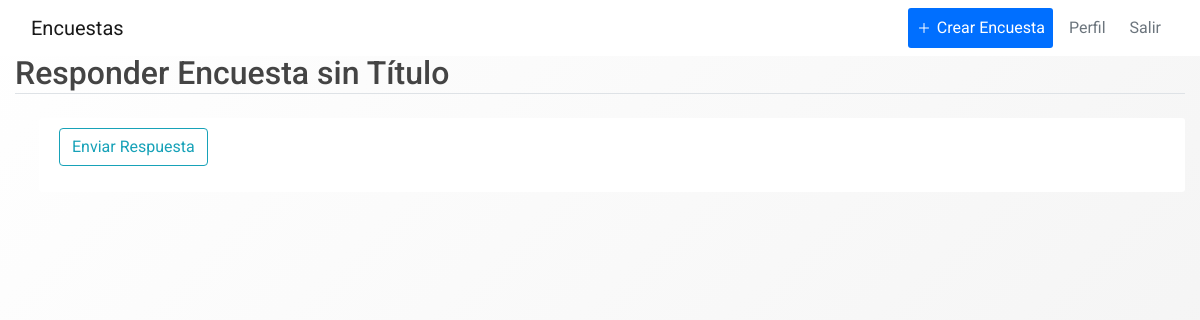
Before: /responder_encuesta/2 (signed in) with the older database file.
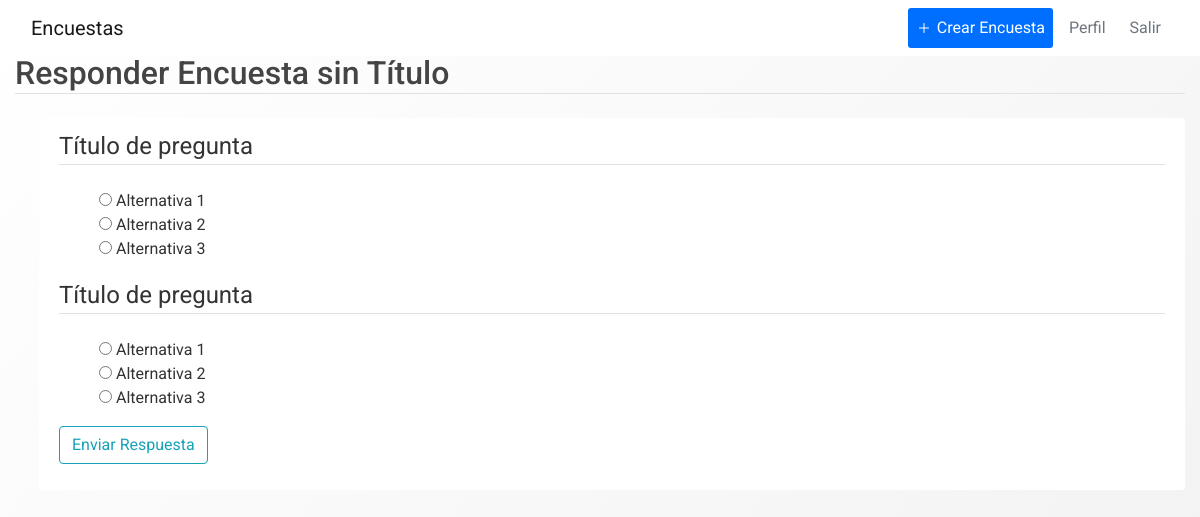
After: the same page with the newer database file.
### encuestas/models.py (models this page shows)
class Pregunta(db.Model):
    id = db.Column(db.Integer, primary_key = True)
    title = db.Column(db.String(100), nullable = False)
    encuesta_id = db.Column(db.Integer, db.ForeignKey('encuesta.id'), nullable = False)
    items = db.relationship('Item', backref = 'options', lazy = True)

class Item(db.Model):
    id = db.Column(db.Integer, primary_key = True)
    description = db.Column(db.String(1000), nullable = False)
    pregunta_id = db.Column(db.Integer, db.ForeignKey('pregunta.id'), nullable = False)

### encuestas/routes.py (the view, shortened to what this page needs)
@app.route("/responder_encuesta/<int:encuesta_id>", methods=['GET', 'POST'])
@login_required
def responder_encuesta(encuesta_id):
    encuesta = Encuesta.query.get_or_404(encuesta_id)
    preguntas = Pregunta.query.filter_by(encuesta_id = encuesta_id)
    selected_preguntas_id = []
    for pregunta in preguntas:
        selected_preguntas_id.append(pregunta.id)
    items = Item.query.filter(Item.pregunta_id.in_(selected_preguntas_id))
    respuesta_form = EnviarRespuestaForm()
    return render_template('responder_encuesta.html',
        title = 'Responder Encuesta',
        encuesta = encuesta,
        preguntas = preguntas,
        items = items,
        respuesta_form = respuesta_form,
    )

### encuestas/forms.py
class EnviarRespuestaForm(FlaskForm):
    submit = SubmitField('Enviar Respuesta')

### encuestas/models.py (called while the page is built)
@login_manager_.user_loader
def load_user(user_id):
    return User.query.get(int(user_id))

### encuestas/templates/responder_encuesta.html (shortened to what this page needs)
{% extends "layout.html" %}
{% block content %}
<h2 class="border-bottom mb-4">
  Responder {{ encuesta.title}}
</h2>
<div class="content-section ml-4">
  <form method="POST" action="">
    <div class = "form-group">
      {%for pregunta in preguntas%}
      <fieldset class="form-group">
        <legend class="border-bottom">
          {{pregunta.title}}
        </legend>
      </fieldset>
        <ul>
          {%for item in items%}
          {%if pregunta.id == item.pregunta_id%}
          <li style = "list-style-type: none;">
            <input type="radio" name='{{pregunta.id}}' value = "{{item.id}}">
              {{item.description}}
          </li>
          {%endif%}
          {%endfor%}
        </ul>
      {%endfor%}
      {{ respuesta_form.submit(class="btn btn-outline-info") }}
    </div>
  </form>
</div>
{% endblock content %}

Changed rows visible on the page:
added Pregunta: title "Título de pregunta"
added Item: description "Alternativa 1", shown under "Título de pregunta"
added Item: description "Alternativa 2", shown under "Título de pregunta"
added Item: description "Alternativa 3", shown under "Título de pregunta"
added Pregunta: title "Título de pregunta"
added Item: description "Alternativa 1", shown under "Título de pregunta"
added Item: description "Alternativa 2", shown under "Título de pregunta"
added Item: description "Alternativa 3", shown under "Título de pregunta"
